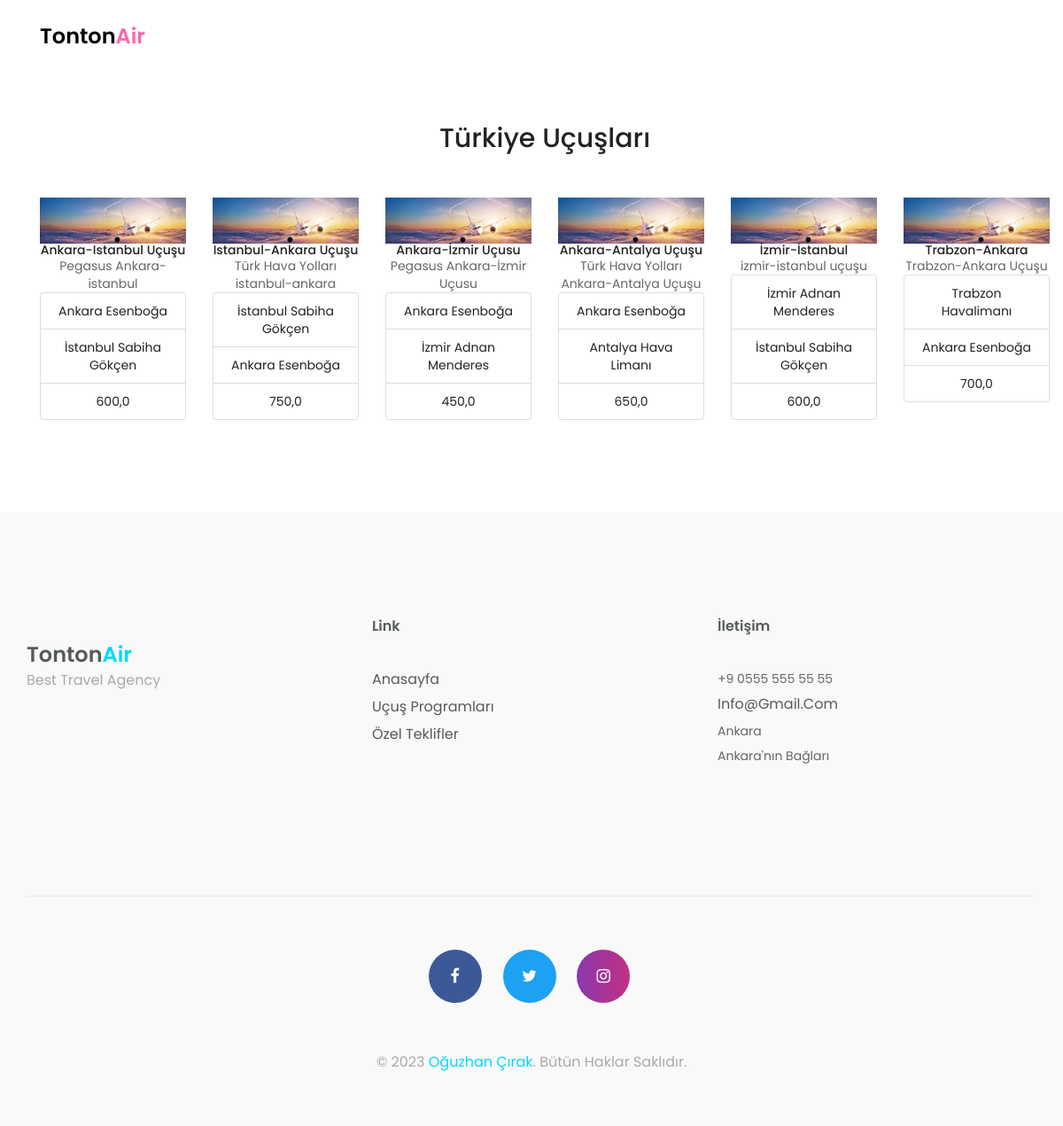
The app's page /turkey/ with its own data.
### appMy/models.py (models this page shows, shortened)
class Flight(models.Model):
    title=models.CharField(('Başlık'),max_length=50,null=True)
    model=models.ForeignKey(Airways_company, verbose_name=("uçuş şirketi"), on_delete=models.CASCADE)
    text=models.CharField(('Açıklama'),max_length=50,null=True)
    price=models.FloatField(('Fiyat'),max_length=50,null=True)
    time=models.DateField(("Zaman"), auto_now=False, auto_now_add=False,)
    variş_date=models.DateField(("varış Zamanı"), auto_now=False, auto_now_add=False,null=True,)
    depeture_place=models.ForeignKey(Airways_depture, verbose_name=("Kalkış yeri"), on_delete=models.CASCADE)
    arrive_place=models.ForeignKey(Airways_arrive, verbose_name=("Varış yeri"), on_delete=models.CASCADE)
    adult=models.IntegerField(("Yeşkin sayısı"),null=True,blank=True);
    child=models.IntegerField(("Cocuk sayısı"),null=True,blank=True);
    baggage=models.IntegerField(("Bagaj Ağırlığı"),null=True,blank=True)

class Airways_depture(models.Model):
    name=models.CharField(("Havayolu adı"), max_length=50)
    city=models.CharField(("Şehir"),max_length=50)

class Airways_arrive(models.Model):
    name=models.CharField(("Havayolu adı"), max_length=50)
    city=models.CharField(("Şehir"),max_length=50)

### appMy/views.py (the view)
# urls.py: path('turkey/',getTurkey,name="getTurkey"),
def getTurkey(request):
     flight=Flight.objects.all()
     context={
          "flight":flight
     }
     return render(request,'flightTurkey.html',context)

### appMy/templates/flightTurkey.html (shortened to what this page needs)
{% extends 'base/base.html' %}
{% load static %}
{% block body %}
<main class="container">
		<header >
			<div>
				<div class="container">
					<div class="row">
						<div class="col-sm-2">
							<div  class="logo">
								<a style="color:black!important" href="{% url 'index' %}">
									Tonton<span>Air</span>
								</a>
							</div>
						</div>
					</div>
					<div class="home-border"></div>
				</div>
			</div>
		</header>
		<section id="service" class="service">
			<div  class="container text-center ">
                <h2 style="margin-bottom:50px">Türkiye Uçuşları</h2>
				<div style="display:flex;!important;" class="row service-counter text-center  ">
                    {% for i in flight  %}
                    <div style="margin-bottom:30px" class="card col-md-4 " style="width: 50rem;">
                        <img src="{% static 'assets/images/gallary/ucak.webp' %}" class="card-img-top" alt="...">
                        <div class="card-body">
                          <h5 class="card-title">{{ i.title }}</h5>
                          <p class="card-text">{{ i.text }}</p>
                        </div>
                        <ul class="list-group list-group-flush">
                          <li class="list-group-item">{{ i.depeture_place.name }}</li>
                          <li class="list-group-item">{{ i.arrive_place.name }}</li>
                          <li class="list-group-item">{{ i.price }}</li>
                        </ul>
                    </div>
                    {% endfor %}
				</div>
			</div>
		</section>
	</main>
		{% endblock body %}

### appMy/templates/base/base.html (shortened to what this page needs)
<!doctype html>
{% load static %}
<html class="no-js"  lang="en">
	{% include 'base/_header.html' %}
	<body>
        {% block body %}
        {% endblock body %}
		{% if request.path == "/cart" %}
		{% else %}
		{% include 'base/_footer.html' %}
		{% endif %}
	</body>
</html>

### appMy/templates/base/_header.html (shortened to what this page needs)
{% load static %}
<head>
    <link rel="stylesheet" href="{% static 'assets/css/font-awesome.min.css' %}" />
    <link rel="stylesheet" href="{% static 'assets/css/animate.css' %} " />
    <link rel="stylesheet" href="{% static 'assets/css/hover-min.css' %}">
    <link rel="stylesheet"  href="{% static 'assets/css/datepicker.css' %}" >
    <link rel="stylesheet" href="{% static 'assets/css/owl.carousel.min.css' %}">
    <link rel="stylesheet" href="{% static 'assets/css/owl.theme.default.min.css' %}"/>
    <link rel="stylesheet" href="{% static 'assets/css/jquery-ui.min.css' %}" />
    <link rel="stylesheet" href="{% static 'assets/css/bootstrap.min.css' %}" />
    <link rel="stylesheet" href="{% static 'assets/css/bootsnav.css' %}"/>
    <link rel="stylesheet" href="{% static 'assets/css/style.css' %}" />
    <link rel="stylesheet" href="{% static 'assets/css/responsive.css' %}" />
    <link rel="stylesheet" href="https://cdn.jsdelivr.net/npm/bootstrap-icons@1.10.5/font/bootstrap-icons.css">
</head>

### appMy/templates/base/_footer.html (shortened to what this page needs)
{% load static %}
  <footer  class="footer-copyright">
    <div class="container">
        <div class="footer-content">
            <div class="row">
                <div class="col-sm-4">
                    <div class="single-footer-item">
                        <div class="footer-logo">
                            <a href="index.html">
                                Tonton<span>Air</span>
                            </a>
                            <p>
                                best travel agency
                            </p>
                        </div>
                    </div>
                </div>
                <div class="col-sm-4">
                    <div class="single-footer-item">
                        <h2>link</h2>
                        <div class="single-footer-txt">
                            <p><a href="#">Anasayfa</a></p>
                            <p><a href="#">Uçuş Programları</a></p>
                            <p><a href="#">Özel teklifler</a></p>
                        </div>
                    </div>
                </div>
                <div class="col-sm-2">
                    <div class="single-footer-item text-center">
                        <h2 class="text-left">İletişim</h2>
                        <div class="single-footer-txt text-left">
                            <p>+9 0555 555 55 55</p>
                            <p class="foot-email"><a href="#">info@gmail.com</a></p>
                            <p>Ankara</p>
                            <p>Ankara'nın Bağları</p>
                        </div>
                    </div>
                </div>
            </div>
        </div>
        <hr>
        <div class="foot-icons ">
            <ul class="footer-social-links list-inline list-unstyled">
                <li><a href="#" target="_blank" class="foot-icon-bg-1"><i class="fa fa-facebook"></i></a></li>
                <li><a href="#" target="_blank" class="foot-icon-bg-2"><i class="fa fa-twitter"></i></a></li>
                <li><a href="#" target="_blank" class="foot-icon-bg-3"><i class="fa fa-instagram"></i></a></li>
            </ul>
            <p>&copy; 2023 <a href="https://github.com/oguzhancirak">Oğuzhan Çırak</a>. Bütün Haklar Saklıdır.</p>
        </div>
    </div>
</footer>

### appMy/static/assets/css/bootsnav.css (style rules this page uses)
body { -webkit-transition: all 0.3s ease-in-out; -moz-transition: all 0.3s ease-in-out; -o-transition: all 0.3s ease-in-out; -ms-transition: all 0.3s ease-in-out; transition: all 0.3s ease-in-out; }

### appMy/static/assets/css/style.css (style rules this page uses)
* { padding: 0; margin: 0; }
* { -webkit-box-sizing:border-box; -moz-box-sizing:border-box; -o-box-sizing:border-box; -ms-box-sizing:border-box; box-sizing:border-box; }
body { position: relative; font-size:14px; color: #222222; background: #fff; font-family: 'Poppins', sans-serif; max-width:1920px; margin:0 auto; overflow-x:hidden; }
a,a:hover,a:active,a:focus { display:inline-block; text-decoration:none; font-size:13px; padding:0; margin:0; }
h1,h2,h3,h4,h5,h6 { margin: 0; color:#222222; text-transform: capitalize; }
p { margin: 0; color:#666666; font-size:14px; }
img { border:none;max-width:100%; height:auto; }
ul { padding: 0; margin: 0; list-style: none; }
ul li { list-style: none; }
html,body { height: 100%; z-index: 2; }
.logo a, .logo a:hover, .logo a:focus { color: #fff; font-size:24px; font-family: 'Poppins', sans-serif; text-transform: capitalize; font-weight: 600; margin: 14px 0px 0; padding: 10px 0 0 0; }
.logo a span { color: rgba(250, 0, 121, 0.6); text-transform: capitalize; }
.home-border { border-top:2px solid #fff; }
.service { position: relative; padding: 80px 0 54px; }
.footer-copyright { background:#f9f9f9; padding: 0 0 60px; }
.footer-content { padding:120px 0; }
.single-footer-item { font-family: 'Poppins', sans-serif; text-transform: capitalize; }
.single-footer-item h2 { color:#565a5c; font-size:16px; font-weight: 600; margin-bottom:40px; }
.footer-logo a, .footer-logo a:hover,.footer-logo a:focus { color: #565a5c; font-size:24px; font-family: 'Poppins', sans-serif; text-transform: capitalize; font-weight: 600; margin: 14px 0px 0; padding: 10px 0 0 0; }
.footer-logo a>span { color: #00d8ff; text-transform: capitalize; }
.footer-logo p { color: #aaa; font-size:16px; font-family: 'Poppins', sans-serif; text-transform: capitalize; }
.single-footer-txt p { margin-bottom:8px; }
.single-footer-txt p a { color:#565a5c; font-size:16px; -webkit-transition: .5s ease-in-out; -moz-transition:.5s ease-in-out; -ms-transition:.5s ease-in-out; -o-transition:.5s ease-in-out; transition: .5s ease-in-out; }
.footer-copyright hr { border-top: 1px solid #ebebeb; }
.foot-icons { text-align: center; margin-top:60px; }
.foot-icons .footer-social-links li { padding: 0 10px; text-align: center; }
.foot-icons .footer-social-links a { color: #fff; display: block; font-size: 18px; width: 60px; line-height: 60px; height: 60px; border-radius: 50%; -webkit-transition: all 0.5s ease-in-out 0s; -moz-transition: all 0.5s ease-in-out 0s; -o-transition: all 0.5s ease-in-out 0s; -ms-transition: all 0.5s ease-in-out 0s; transition: all 0.5s ease-in-out 0s; border-radius: 50%; }
.foot-icon-bg-1 { background: #3b5999; }
.foot-icon-bg-2 { background: #1da1f3; }
.foot-icon-bg-3 { background: #8938ae; background: -webkit-linear-gradient(right, #8938ae 0%, #c13181 100%); background: -o-linear-gradient(right, #8938ae 0%, #c13181 100%); background: linear-gradient(to right, #8938ae 0%, #c13181 100%); }
.foot-icons p { color:#aaa; font-size:16px; margin-top:28px; }
.foot-icons p a,.foot-icons p a:hover,.foot-icons p a:focus { color:#00d8ff; font-size:16px; margin-top:28px; }

### records on screen
Flight: title "Ankara-Istanbul Uçuşu", text "Pegasus Ankara-istanbul", depeture_place.name "Ankara Esenboğa", arrive_place.name "İstanbul Sabiha Gökçen", price "600,0"
Flight: title "Istanbul-Ankara Uçuşu", text "Türk Hava Yolları istanbul-ankara", depeture_place.name "İstanbul Sabiha Gökçen", arrive_place.name "Ankara Esenboğa", price "750,0"
Flight: title "Ankara-İzmir Uçusu", text "Pegasus Ankara-İzmir Uçusu", depeture_place.name "Ankara Esenboğa", arrive_place.name "İzmir Adnan Menderes", price "450,0"
Flight: title "Ankara-Antalya Uçuşu", text "Türk Hava Yolları Ankara-Antalya Uçuşu", depeture_place.name "Ankara Esenboğa", arrive_place.name "Antalya Hava Limanı", price "650,0"
Flight: title "İzmir-İstanbul", text "izmir-istanbul uçuşu", depeture_place.name "İzmir Adnan Menderes", arrive_place.name "İstanbul Sabiha Gökçen", price "600,0"
Flight: title "Trabzon-Ankara", text "Trabzon-Ankara Uçuşu", depeture_place.name "Trabzon Havalimanı", arrive_place.name "Ankara Esenboğa", price "700,0"
